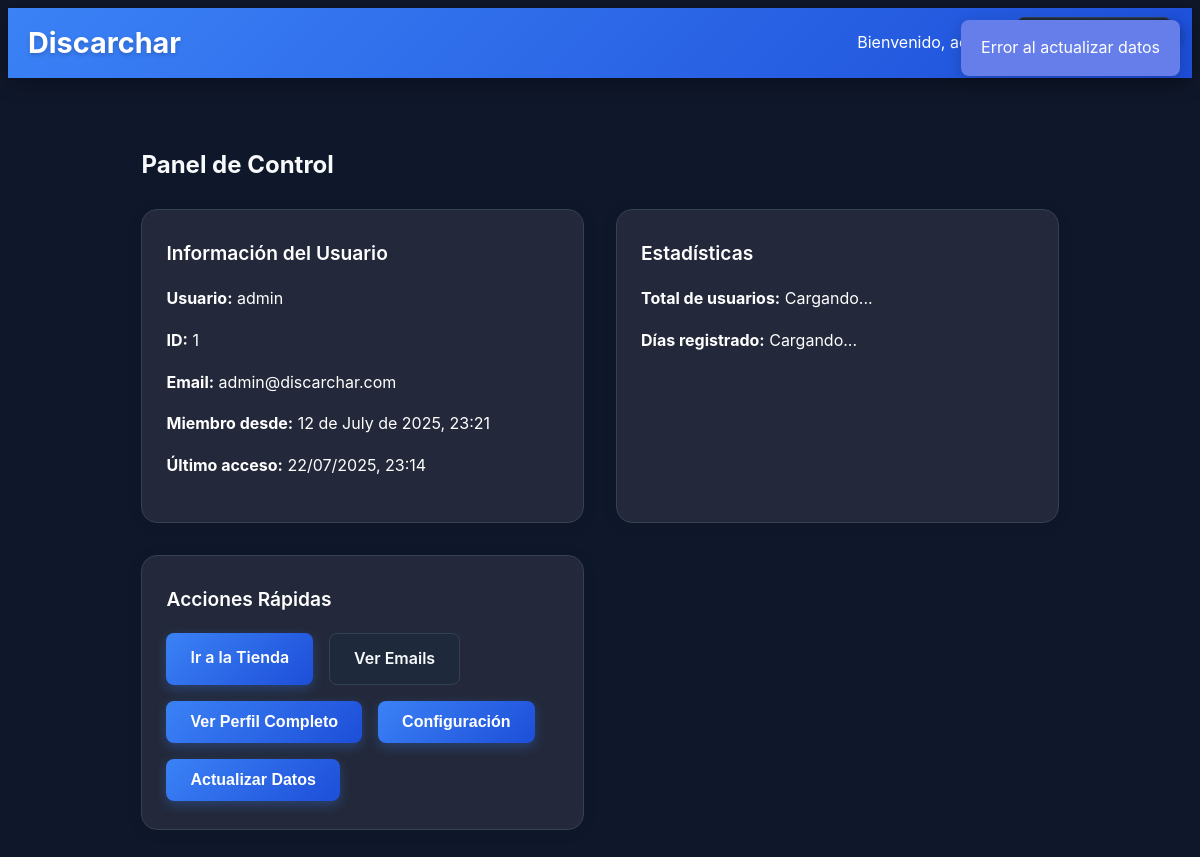
The page /php/dashboard.php (signed in) on the database its author committed.
### tables this page shows
CREATE TABLE `users` (
  `id` int(11) NOT NULL,
  `username` varchar(50) NOT NULL,
  `email` varchar(100) NOT NULL,
  `password` varchar(255) NOT NULL,
  `role` enum('user','admin') DEFAULT 'user',
  `created_at` timestamp NOT NULL DEFAULT current_timestamp(),
  `updated_at` timestamp NOT NULL DEFAULT current_timestamp() ON UPDATE current_timestamp(),
  `last_login` timestamp NULL DEFAULT NULL,
  `is_active` tinyint(1) DEFAULT 1
);

### php/dashboard.php (the view, shortened to what this page needs)
<?php
require_once 'config/database.php';
$username = $_SESSION['username'];
$stmt = $pdo->prepare("SELECT email, created_at, last_login FROM users WHERE id = ?");
$stmt->execute([$_SESSION['user_id']]);
$userData = $stmt->fetch();
?>
<!DOCTYPE html>
<html lang="es">
<head>
    <link rel="stylesheet" href="css/style.css">
</head>
<body>
    <nav class="navbar">
        <div class="nav-container">
            <h1 class="nav-logo">Discarchar</h1>
            <div class="nav-menu">
                <span class="welcome-text">Bienvenido, <?php echo htmlspecialchars($username); ?></span>
                <a href="logout.php" class="btn btn-secondary">Cerrar Sesión</a>
            </div>
        </div>
    </nav>
    <div class="container">
        <div class="dashboard">
            <h2>Panel de Control</h2>
            <div class="dashboard-content">
                <div class="card">
                    <h3>Información del Usuario</h3>
                    <div id="userInfo">
                        <p><strong>Usuario:</strong> <?php echo htmlspecialchars($username); ?></p>
                        <p><strong>ID:</strong> <?php echo $_SESSION['user_id']; ?></p>
                        <p><strong>Email:</strong> <span id="userEmail"><?php echo htmlspecialchars($userData['email']); ?></span></p>
                        <p><strong>Miembro desde:</strong> <span id="userCreated"><?php echo date('d \d\e F \d\e Y, H:i', strtotime($userData['created_at'])); ?></span></p>
                        <p><strong>Último acceso:</strong> <span id="userLastLogin"><?php echo $userData['last_login'] ? date('d/m/Y, H:i', strtotime($userData['last_login'])) : 'Nunca'; ?></span></p>
                    </div>
                </div>
                <div class="card">
                    <h3>Estadísticas</h3>
                    <div id="userStats">
                        <p><strong>Total de usuarios:</strong> <span id="totalUsers">Cargando...</span></p>
                        <p><strong>Días registrado:</strong> <span id="daysRegistered">Cargando...</span></p>
                    </div>
                </div>
                <div class="card">
                    <h3>Acciones Rápidas</h3>
                    <div class="action-buttons">
                        <a href="shop.php" class="btn btn-primary" style="text-decoration: none; display: inline-block;">
                            <i class="fas fa-shopping-cart"></i> Ir a la Tienda
                        </a>
                        <a href="view_emails.php" class="btn btn-secondary" style="text-decoration: none; display: inline-block;">
                            <i class="fas fa-envelope"></i> Ver Emails
                        </a>
                        <button class="btn btn-primary" onclick="loadUserProfile()">
                            Ver Perfil Completo
                        </button>
                        <button class="btn btn-primary" onclick="showSettings()">
                            Configuración
                        </button>
                        <button class="btn btn-primary" onclick="refreshData()">
                            Actualizar Datos
                        </button>
                    </div>
                </div>
            </div>
        </div>
    </div>
</body>
</html>

### css/style.css (style rules this page uses)
:root { --color-bg: #0f172a; --color-panel: #1e293b; --color-panel-hover: #334155; --color-primary: #3b82f6; --color-primary-dark: #2563eb; --color-primary-light: #60a5fa; --color-secondary: #10b981; --color-secondary-dark: #059669; --color-success: #22c55e; --color-warning: #f59e0b; --color-error: #ef4444; --color-border: #334155; --color-border-light: #475569; --color-text: #f8fafc; --color-text-secondary: #cbd5e1; --color-text-muted: #94a3b8; --color-shadow: rgba(0, 0, 0, 0.3); --color-shadow-light: rgba(0, 0, 0, 0.1); --color-overlay: rgba(15, 23, 42, 0.8); --gradient-primary: linear-gradient(135deg, #3b82f6 0%, #1d4ed8 100%); --gradient-secondary: linear-gradient(135deg, #10b981 0%, #059669 100%); --gradient-panel: linear-gradient(135deg, #1e293b 0%, #334155 100%); --transition-fast: 0.2s ease; --transition-normal: 0.3s ease; --transition-slow: 0.5s ease; }
body { background: var(--color-bg); color: var(--color-text); font-family: 'Inter', 'Segoe UI', Arial, sans-serif; transition: background var(--transition-normal), color var(--transition-normal); line-height: 1.6; }
a, .link { color: var(--color-primary); text-decoration: none; transition: color var(--transition-fast); }
.card, .panel, .product-card { background: var(--color-panel); border-radius: 16px; box-shadow: 0 4px 20px var(--color-shadow); padding: 24px; color: var(--color-text); border: 1px solid var(--color-border); transition: all var(--transition-normal); backdrop-filter: blur(10px); }
.btn, .btn-primary, .btn-secondary, .btn-warning, .btn-outline { border-radius: 8px; font-weight: 600; font-size: 1rem; padding: 12px 24px; border: none; transition: all var(--transition-normal); cursor: pointer; display: inline-flex; align-items: center; gap: 8px; text-decoration: none; }
.btn-primary { background: var(--gradient-primary); color: #fff; box-shadow: 0 4px 12px rgba(59, 130, 246, 0.3); }
.btn-secondary { background: var(--color-panel); color: var(--color-text); border: 1px solid var(--color-border); }
.navbar { background: var(--gradient-primary) !important; color: #fff; box-shadow: 0 4px 20px var(--color-shadow); position: sticky; top: 0; z-index: 1000; backdrop-filter: blur(10px); }
.navbar * { color: #fff !important; }
.nav-container { max-width: 1200px; margin: 0 auto; padding: 0 20px; display: flex; justify-content: space-between; align-items: center; height: 70px; }
.nav-logo { color: #fff !important; font-size: 1.8rem; font-weight: bold; text-shadow: 0 2px 4px rgba(0, 0, 0, 0.2); }
.nav-menu { display: flex; align-items: center; gap: 20px; }
.card, .panel, .product-card { animation: fadeIn 0.6s ease; }
.container { display: flex; justify-content: center; align-items: center; min-height: 100vh; }
.btn, .btn-primary { display: flex; justify-content: center; align-items: center; text-align: center; }
.dashboard { max-width: 1100px; margin: 32px auto; padding: 0 24px; }
.dashboard-content { display: grid; grid-template-columns: repeat(auto-fit, minmax(320px, 1fr)); gap: 32px; margin-top: 24px; }
.card { background: #23293a; border-radius: 16px; box-shadow: 0 2px 16px rgba(0,0,0,0.08); padding: 28px 24px; color: #fff; }
.card h3 { margin-top: 0; margin-bottom: 18px; color: #fff; font-size: 1.2rem; font-weight: 600; }
.action-buttons { display: flex; flex-wrap: wrap; gap: 16px; margin-top: 12px; }

### rows shown on the page
users: email "admin@discarchar.com", created_at "12 de July de 2025, 23:21", last_login "22/07/2025, 23:14"

### other values the page prints
$username "admin"
$_SESSION['user_id'] "1"
